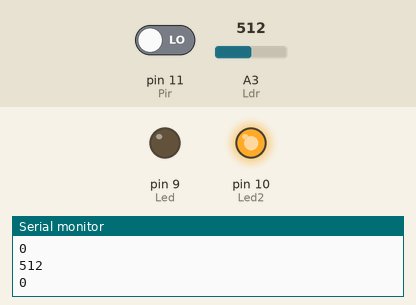
The sketch below on a simulated Arduino Uno, built with avr-gcc and run on an emulated ATmega328P. Shown: output pins drawn as LEDs (lit = HIGH), the last lines printed to the serial monitor. The inputs (shaded band) are chosen by the test bench; at power-on: A3 (Ldr) = 512, pin 11 (Pir) LOW.

Above: at 1.2 s.
1.3 s: A3 (Ldr) set to 1001
2.8 s: A3 (Ldr) set to 1022
At 3.1 s:
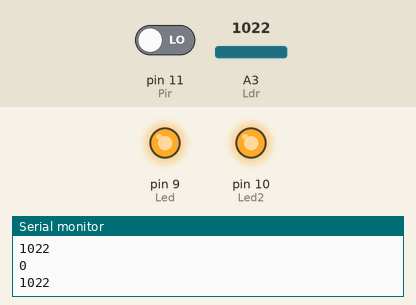
4.3 s: A3 (Ldr) set to 1005
At 5.4 s:
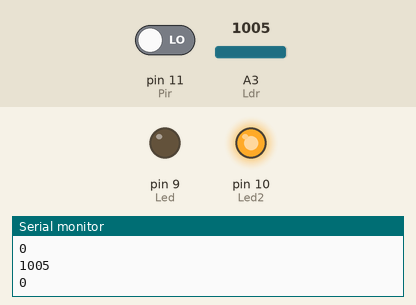
5.8 s: A3 (Ldr) set to 1023
At 6.8 s:
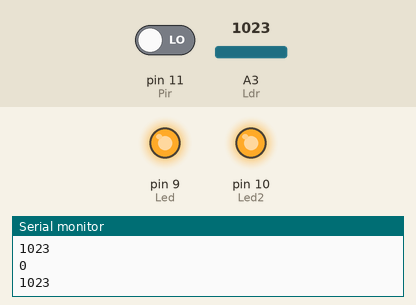
Timing chart, 0 to 8.3 s (numbered marks = the images above; inputs shaded):
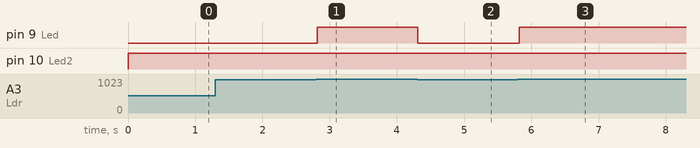

The sketch:

dont_knw_eyr.ino
```cpp
double previous = 0, current = millis();
bool Motion; //Variable to store state of the pir sensor(motion sensor);
int Pir = 11, Led = 9, Ldr = A3 , Led2 = 10;  //Variable for where led, ldr and pir are connected to
int LdrRead; //Variable to store readings of the ldr(motion sensor);
void setup() {
  // put your setup code here, to run once:

  // Telling the System how each pin i'm using and how it would function
  pinMode(Pir, INPUT_PULLUP);
  pinMode(Ldr, INPUT);
  pinMode(Led, OUTPUT);
  pinMode(Led2, OUTPUT);
  Serial.begin(9600);

}

void loop() {
  // put your main code here, to run repeatedly:
  Motion = digitalRead(Pir);
  LdrRead = analogRead(Ldr);


   Serial.println(Motion);
   Serial.println(LdrRead);

if(LdrRead <=1015){
  digitalWrite(Led, LOW);
  }
    else{
    digitalWrite(Led, HIGH);
    }
if(Motion == 0){
   digitalWrite(Led2, HIGH);
}
 if(millis() - previous > 60000){
      if(Motion == 1){
       digitalWrite(Led2, LOW);
      }
    previous = millis();
   }
}
```

Measured:
- the behaviour switches between 1015 and 1016 on A3 (Ldr) (found by bisection; images 0 and 1)
- after the input at 2.8 s, pin 9 (Led): LOW → HIGH at once
- after the input at 4.3 s, pin 9 (Led): HIGH → LOW at once
- after the input at 5.8 s, pin 9 (Led): LOW → HIGH at once
